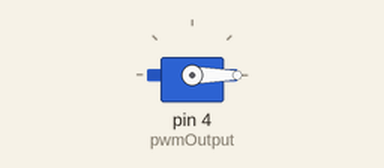
This sketch was run on a simulated Arduino Uno, built with avr-gcc and run on an emulated ATmega328P. On the bench: servo.

Above: at 0.05 s.
At 2.3 s:
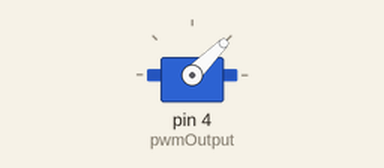
At 4.55 s:
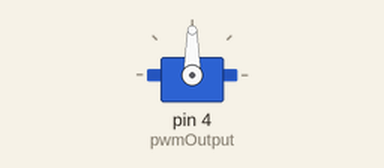
At 9.05 s:
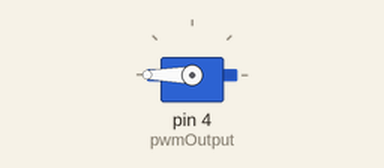
Timing chart, 0 to 11.8 s (numbered marks = the images above):
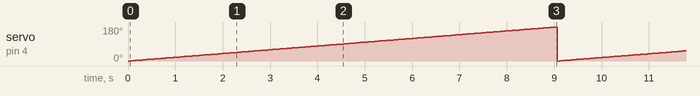

The sketch:

servo.ino
```cpp
#include <Servo.h>
int const PotPin=A0;
int valPot = 0;
Servo servo1;
int pwmOutput=4;
void setup() {
  servo1.attach(pwmOutput);
  servo1.write(180);
}

void loop() {
  //valPot = analogRead(PotPin);
  //int rangeDegrees = map(valPot, 1024, 0,180,1);
  //servo1.write(rangeDegrees);

  for(int deg =0; deg<=180; deg++){
  servo1.write(deg);
  delay(50);
   }
}
```

Measured:
- by itself, servo on pin 4 (pwmOutput): ramps from 0° to 180° and jumps back, once every 9.1 s
